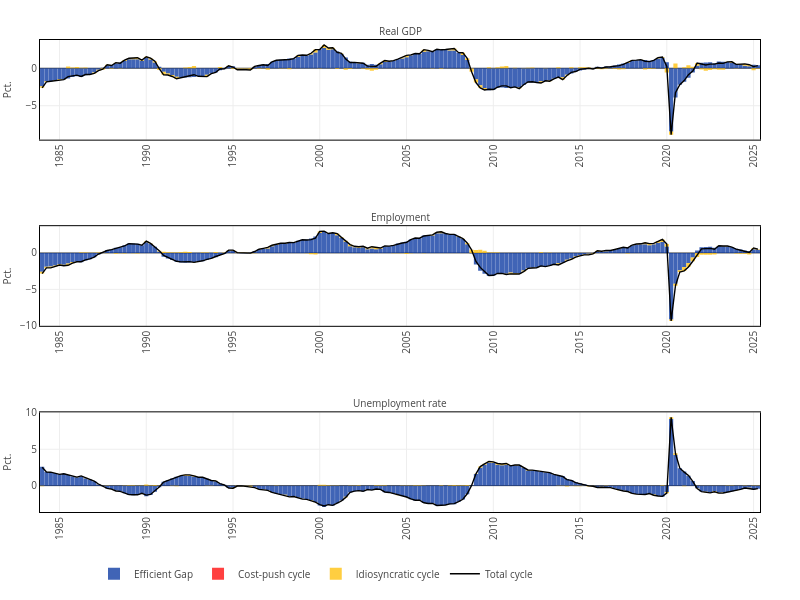
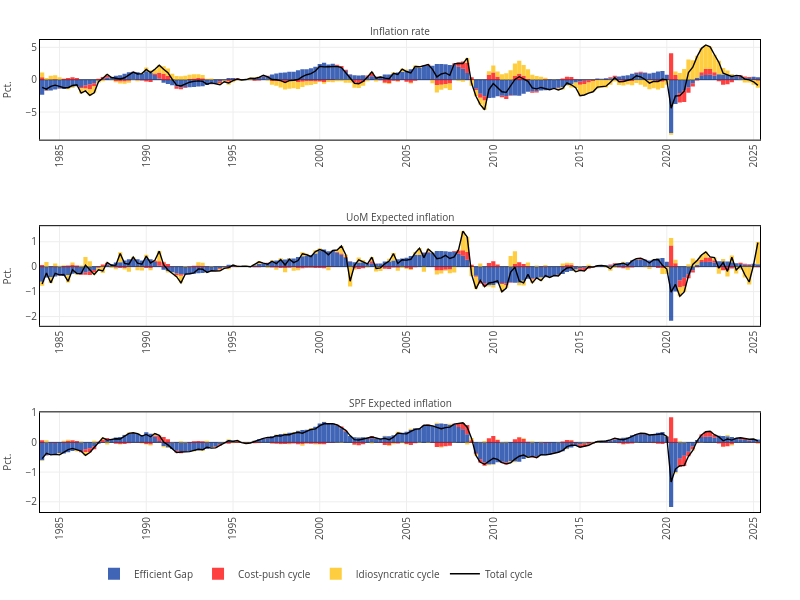

Notebook code for these charts, in order:
### Markdown cell above
#### Historical decomposition

### Code cell
figures = Array{Any}(undef, 8);

for i=1:3
    trace1 = pltjs.bar(;x=date[1:end-max_h], y=Ψeᵐ[1:end-max_h, i], name="Efficient Gap", marker_color=c1, showlegend=i==1);
    trace2 = pltjs.bar(x=date[1:end-max_h], y=Ψπᵐ[1:end-max_h, i], name="Cost-push cycle", marker_color=c2, showlegend=i==1);
    trace3 = pltjs.bar(x=date[1:end-max_h], y=iCᵐ[1:end-max_h, i], name="Idiosyncratic cycle", marker_color=c3, showlegend=i==1);
    trace4 = pltjs.scatter(x=date[1:end-max_h], y=Ψeᵐ[1:end-max_h, i]+Ψπᵐ[1:end-max_h, i]+iCᵐ[1:end-max_h, i], name="Total cycle", mode="lines", line=attr(width=1.4, color="black"), showlegend=i==1)
    
    databar = [trace1, trace2, trace3, trace4];    
    layout  = pltjs.Layout(;title=titles[i], titlefont_size=12,
                           xaxis=attr(tickfont_size=10, showgrid=true, linecolor="black", mirror=true, titlefont=attr(size=10), nticks=20, tickangle=-90),
                           yaxis=attr(tickfont_size=10, showgrid=true, linecolor="black", mirror=true, titlefont=attr(size=10), title=scales[i]),
                           barmode="relative", 
                           bargap=0,
                           bargroupgap=0);

    figures[i] = pltjs.plot(databar, layout);
end

fig = [figures[1]; figures[2]; figures[3]]


# Bars
fig.plot.layout["barmode"] = "relative";
fig.plot.layout["bargap"]  = 0.02;

# Size
fig.plot.layout["width"]  = 800;
fig.plot.layout["height"] = 600;

# Margins
fig.plot.layout["margin"][:b]  = 40;
fig.plot.layout["margin"][:t]  = 40;
fig.plot.layout["margin"][:r]  = 40;
fig.plot.layout["margin"][:l]  = 40;

# Title size
for i=1:3
    fig.plot.layout["annotations"][i][:font][:size] = 10;
end

# Legend
fig.plot.layout["legend"] = attr(orientation="h", y=-0.1, x=0.075, font=attr(size=10))
display(fig)
#savefig(fig, "./img/historical_decomposition.pdf", format="pdf")



figures = Array{Any}(undef, 8);

for i=4:6
    trace1 = pltjs.bar(;x=date[1:end-max_h], y=Ψeᵐ[1:end-max_h, i], name="Efficient Gap", marker_color=c1, showlegend=i==4);
    trace2 = pltjs.bar(x=date[1:end-max_h], y=Ψπᵐ[1:end-max_h, i], name="Cost-push cycle", marker_color=c2, showlegend=i==4);
    trace3 = pltjs.bar(x=date[1:end-max_h], y=iCᵐ[1:end-max_h, i], name="Idiosyncratic cycle", marker_color=c3, showlegend=i==4);
    trace4 = pltjs.scatter(x=date[1:end-max_h], y=Ψeᵐ[1:end-max_h, i]+Ψπᵐ[1:end-max_h, i]+iCᵐ[1:end-max_h, i], name="Total cycle", mode="lines", line=attr(width=1.4, color="black"), showlegend=i==4);

    databar = [trace1, trace2, trace3, trace4];
    layout  = pltjs.Layout(;title=titles[i], titlefont_size=12,
                           xaxis=attr(tickfont_size=10, showgrid=true, linecolor="black", mirror=true, titlefont=attr(size=10), nticks=20, tickangle=-90),
                           yaxis=attr(tickfont_size=10, showgrid=true, linecolor="black", mirror=true, titlefont=attr(size=10), title=scales[i]),
                           barmode="relative", 
                           bargap=0,
                           bargroupgap=0);

    figures[i] = pltjs.plot(databar, layout);
end

fig = [figures[4]; figures[5]; figures[6]]


# Bars
fig.plot.layout["barmode"] = "relative";
fig.plot.layout["bargap"]  = 0.02;

# Size
fig.plot.layout["width"]  = 800;
fig.plot.layout["height"] = 600;

# Margins
fig.plot.layout["margin"][:b]  = 40;
fig.plot.layout["margin"][:t]  = 40;
fig.plot.layout["margin"][:r]  = 40;
fig.plot.layout["margin"][:l]  = 40;

# Title size
for i=1:3
    fig.plot.layout["annotations"][i][:font][:size] = 10;
end

# Legend
fig.plot.layout["legend"] = attr(orientation="h", y=-0.1, x=0.075, font=attr(size=10))
display(fig)
#savefig(fig, "./img/historical_decomposition.pdf", format="pdf")

### Figure 1 — Plotly figure (JSON) as saved in the notebook; plotly's stock layout.template omitted (floating-point values rounded to 4 significant figures; data arrays with more than 128 entries replaced by an {"elided": "..."} marker saying what was removed)
{"data": [{"marker": {"color": "rgba(0, 48, 158, .75)"}, "name": "Efficient Gap", "showlegend": true, "type": "bar", "x": {"elided": "166 str values"}, "xaxis": "x1", "y": {"elided": "166 float values"}, "yaxis": "y1"}, {"marker": {"color": "rgba(255, 0, 0, .75)"}, "name": "Cost-push cycle", "showlegend": true, "type": "bar", "x": {"elided": "166 str values"}, "xaxis": "x1", "y": {"elided": "166 int values"}, "yaxis": "y1"}, {"marker": {"color": "rgba(255, 190, 0, .75)"}, "name": "Idiosyncratic cycle", "showlegend": true, "type": "bar", "x": {"elided": "166 str values"}, "xaxis": "x1", "y": {"elided": "166 float values"}, "yaxis": "y1"}, {"line": {"color": "black", "width": 1.4}, "mode": "lines", "name": "Total cycle", "showlegend": true, "type": "scatter", "x": {"elided": "166 str values"}, "xaxis": "x1", "y": {"elided": "166 float values"}, "yaxis": "y1"}, {"marker": {"color": "rgba(0, 48, 158, .75)"}, "name": "Efficient Gap", "showlegend": false, "type": "bar", "x": {"elided": "166 str values"}, "xaxis": "x2", "y": {"elided": "166 float values"}, "yaxis": "y2"}, {"marker": {"color": "rgba(255, 0, 0, .75)"}, "name": "Cost-push cycle", "showlegend": false, "type": "bar", "x": {"elided": "166 str values"}, "xaxis": "x2", "y": {"elided": "166 int values"}, "yaxis": "y2"}, {"marker": {"color": "rgba(255, 190, 0, .75)"}, "name": "Idiosyncratic cycle", "showlegend": false, "type": "bar", "x": {"elided": "166 str values"}, "xaxis": "x2", "y": {"elided": "166 float values"}, "yaxis": "y2"}, {"line": {"color": "black", "width": 1.4}, "mode": "lines", "name": "Total cycle", "showlegend": false, "type": "scatter", "x": {"elided": "166 str values"}, "xaxis": "x2", "y": {"elided": "166 float values"}, "yaxis": "y2"}, {"marker": {"color": "rgba(0, 48, 158, .75)"}, "name": "Efficient Gap", "showlegend": false, "type": "bar", "x": {"elided": "166 str values"}, "xaxis": "x3", "y": {"elided": "166 float values"}, "yaxis": "y3"}, {"marker": {"color": "rgba(255, 0, 0, .75)"}, "name": "Cost-push cycle", "showlegend": false, "type": "bar", "x": {"elided": "166 str values"}, "xaxis": "x3", "y": {"elided": "166 int values"}, "yaxis": "y3"}, {"marker": {"color": "rgba(255, 190, 0, .75)"}, "name": "Idiosyncratic cycle", "showlegend": false, "type": "bar", "x": {"elided": "166 str values"}, "xaxis": "x3", "y": {"elided": "166 float values"}, "yaxis": "y3"}, {"line": {"color": "black", "width": 1.4}, "mode": "lines", "name": "Total cycle", "showlegend": false, "type": "scatter", "x": {"elided": "166 str values"}, "xaxis": "x3", "y": {"elided": "166 float values"}, "yaxis": "y3"}], "layout": {"annotations": [{"font": {"size": 10}, "showarrow": false, "text": "Real GDP", "x": 0.5, "xanchor": "center", "xref": "paper", "y": 1, "yanchor": "bottom", "yref": "paper"}, {"font": {"size": 10}, "showarrow": false, "text": "Employment", "x": 0.5, "xanchor": "center", "xref": "paper", "y": 0.6056, "yanchor": "bottom", "yref": "paper"}, {"font": {"size": 10}, "showarrow": false, "text": "Unemployment rate", "x": 0.5, "xanchor": "center", "xref": "paper", "y": 0.2111, "yanchor": "bottom", "yref": "paper"}], "bargap": 0.02, "barmode": "relative", "height": 600, "legend": {"font": {"size": 10}, "orientation": "h", "x": 0.075, "y": -0.1}, "margin": {"b": 40, "l": 40, "r": 40, "t": 40}, "width": 800, "xaxis1": {"anchor": "y1", "domain": [0, 1], "linecolor": "black", "mirror": true, "nticks": 20, "showgrid": true, "tickangle": -90, "tickfont": {"size": 10}, "titlefont": {"size": 10}}, "xaxis2": {"anchor": "y2", "domain": [0, 1], "linecolor": "black", "mirror": true, "nticks": 20, "showgrid": true, "tickangle": -90, "tickfont": {"size": 10}, "titlefont": {"size": 10}}, "xaxis3": {"anchor": "y3", "domain": [0, 1], "linecolor": "black", "mirror": true, "nticks": 20, "showgrid": true, "tickangle": -90, "tickfont": {"size": 10}, "titlefont": {"size": 10}}, "yaxis1": {"anchor": "x1", "domain": [0.7889, 1], "linecolor": "black", "mirror": true, "showgrid": true, "tickfont": {"size": 10}, "title": "Pct.", "titlefont": {"size": 10}}, "yaxis2": {"anchor": "x2", "domain": [0.3944, 0.6056], "linecolor": "black", "mirror": true, "showgrid": true, "tickfont": {"size": 10}, "title": "Pct.", "titlefont": {"size": 10}}, "yaxis3": {"anchor": "x3", "domain": [-8.327e-17, 0.2111], "linecolor": "black", "mirror": true, "showgrid": true, "tickfont": {"size": 10}, "title": "Pct.", "titlefont": {"size": 10}}}}

### Figure 2 — Plotly figure (JSON) as saved in the notebook; plotly's stock layout.template omitted (floating-point values rounded to 4 significant figures; data arrays with more than 128 entries replaced by an {"elided": "..."} marker saying what was removed)
{"data": [{"marker": {"color": "rgba(0, 48, 158, .75)"}, "name": "Efficient Gap", "showlegend": true, "type": "bar", "x": {"elided": "166 str values"}, "xaxis": "x1", "y": {"elided": "166 float values"}, "yaxis": "y1"}, {"marker": {"color": "rgba(255, 0, 0, .75)"}, "name": "Cost-push cycle", "showlegend": true, "type": "bar", "x": {"elided": "166 str values"}, "xaxis": "x1", "y": {"elided": "166 float values"}, "yaxis": "y1"}, {"marker": {"color": "rgba(255, 190, 0, .75)"}, "name": "Idiosyncratic cycle", "showlegend": true, "type": "bar", "x": {"elided": "166 str values"}, "xaxis": "x1", "y": {"elided": "166 float values"}, "yaxis": "y1"}, {"line": {"color": "black", "width": 1.4}, "mode": "lines", "name": "Total cycle", "showlegend": true, "type": "scatter", "x": {"elided": "166 str values"}, "xaxis": "x1", "y": {"elided": "166 float values"}, "yaxis": "y1"}, {"marker": {"color": "rgba(0, 48, 158, .75)"}, "name": "Efficient Gap", "showlegend": false, "type": "bar", "x": {"elided": "166 str values"}, "xaxis": "x2", "y": {"elided": "166 float values"}, "yaxis": "y2"}, {"marker": {"color": "rgba(255, 0, 0, .75)"}, "name": "Cost-push cycle", "showlegend": false, "type": "bar", "x": {"elided": "166 str values"}, "xaxis": "x2", "y": {"elided": "166 float values"}, "yaxis": "y2"}, {"marker": {"color": "rgba(255, 190, 0, .75)"}, "name": "Idiosyncratic cycle", "showlegend": false, "type": "bar", "x": {"elided": "166 str values"}, "xaxis": "x2", "y": {"elided": "166 float values"}, "yaxis": "y2"}, {"line": {"color": "black", "width": 1.4}, "mode": "lines", "name": "Total cycle", "showlegend": false, "type": "scatter", "x": {"elided": "166 str values"}, "xaxis": "x2", "y": {"elided": "166 float values"}, "yaxis": "y2"}, {"marker": {"color": "rgba(0, 48, 158, .75)"}, "name": "Efficient Gap", "showlegend": false, "type": "bar", "x": {"elided": "166 str values"}, "xaxis": "x3", "y": {"elided": "166 float values"}, "yaxis": "y3"}, {"marker": {"color": "rgba(255, 0, 0, .75)"}, "name": "Cost-push cycle", "showlegend": false, "type": "bar", "x": {"elided": "166 str values"}, "xaxis": "x3", "y": {"elided": "166 float values"}, "yaxis": "y3"}, {"marker": {"color": "rgba(255, 190, 0, .75)"}, "name": "Idiosyncratic cycle", "showlegend": false, "type": "bar", "x": {"elided": "166 str values"}, "xaxis": "x3", "y": {"elided": "166 float values"}, "yaxis": "y3"}, {"line": {"color": "black", "width": 1.4}, "mode": "lines", "name": "Total cycle", "showlegend": false, "type": "scatter", "x": {"elided": "166 str values"}, "xaxis": "x3", "y": {"elided": "166 float values"}, "yaxis": "y3"}], "layout": {"annotations": [{"font": {"size": 10}, "showarrow": false, "text": "Inflation rate", "x": 0.5, "xanchor": "center", "xref": "paper", "y": 1, "yanchor": "bottom", "yref": "paper"}, {"font": {"size": 10}, "showarrow": false, "text": "UoM Expected inflation", "x": 0.5, "xanchor": "center", "xref": "paper", "y": 0.6056, "yanchor": "bottom", "yref": "paper"}, {"font": {"size": 10}, "showarrow": false, "text": "SPF Expected inflation", "x": 0.5, "xanchor": "center", "xref": "paper", "y": 0.2111, "yanchor": "bottom", "yref": "paper"}], "bargap": 0.02, "barmode": "relative", "height": 600, "legend": {"font": {"size": 10}, "orientation": "h", "x": 0.075, "y": -0.1}, "margin": {"b": 40, "l": 40, "r": 40, "t": 40}, "width": 800, "xaxis1": {"anchor": "y1", "domain": [0, 1], "linecolor": "black", "mirror": true, "nticks": 20, "showgrid": true, "tickangle": -90, "tickfont": {"size": 10}, "titlefont": {"size": 10}}, "xaxis2": {"anchor": "y2", "domain": [0, 1], "linecolor": "black", "mirror": true, "nticks": 20, "showgrid": true, "tickangle": -90, "tickfont": {"size": 10}, "titlefont": {"size": 10}}, "xaxis3": {"anchor": "y3", "domain": [0, 1], "linecolor": "black", "mirror": true, "nticks": 20, "showgrid": true, "tickangle": -90, "tickfont": {"size": 10}, "titlefont": {"size": 10}}, "yaxis1": {"anchor": "x1", "domain": [0.7889, 1], "linecolor": "black", "mirror": true, "showgrid": true, "tickfont": {"size": 10}, "title": "Pct.", "titlefont": {"size": 10}}, "yaxis2": {"anchor": "x2", "domain": [0.3944, 0.6056], "linecolor": "black", "mirror": true, "showgrid": true, "tickfont": {"size": 10}, "title": "Pct.", "titlefont": {"size": 10}}, "yaxis3": {"anchor": "x3", "domain": [-8.327e-17, 0.2111], "linecolor": "black", "mirror": true, "showgrid": true, "tickfont": {"size": 10}, "title": "Pct.", "titlefont": {"size": 10}}}}
